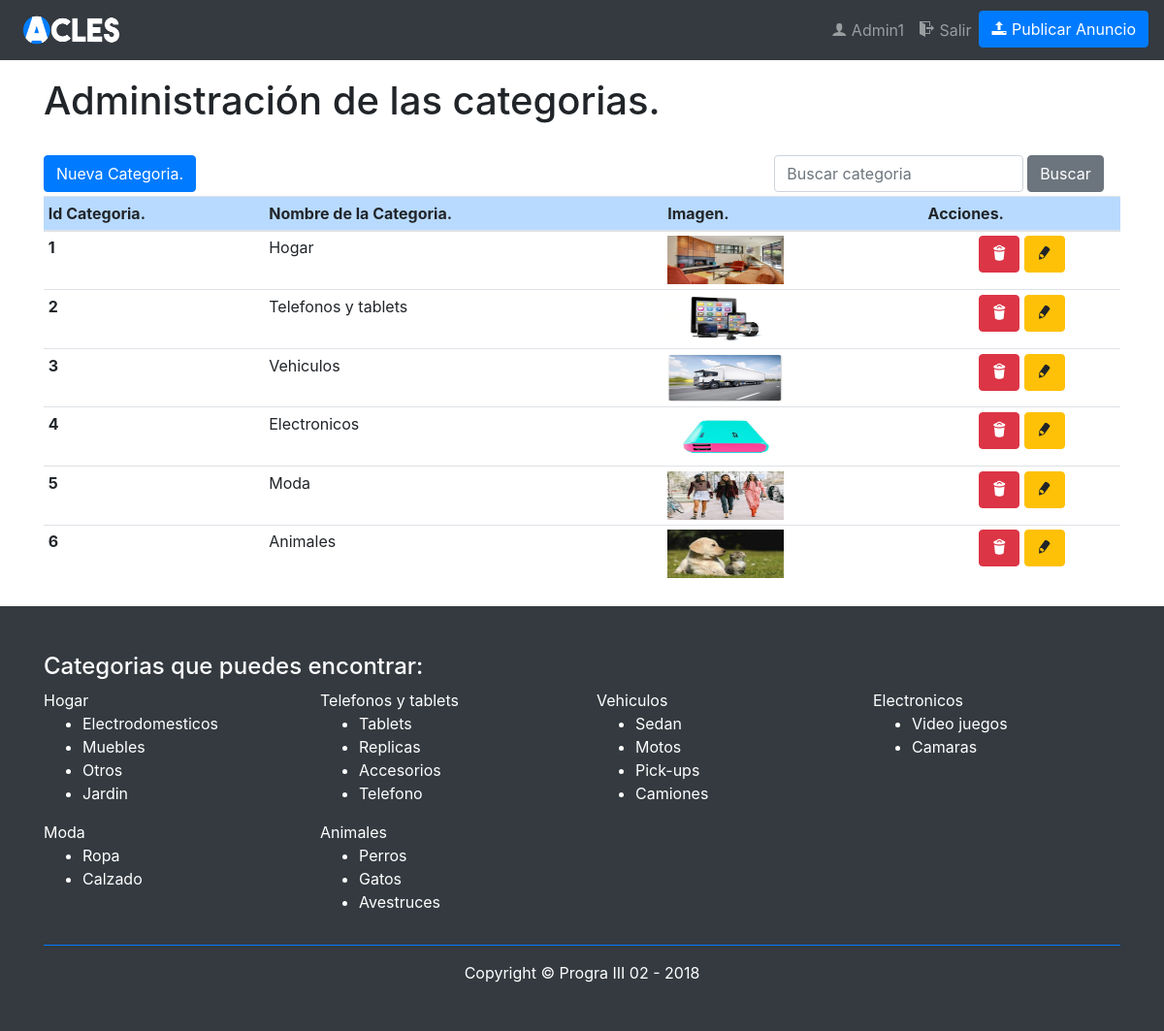
Screenshot of /?p=pags_admin/admin_categorias (signed in) with the database file from the repository.
### tables this page shows
CREATE TABLE `categorias` (
  `id_categoria` int(11) NOT NULL,
  `nombre_categoria` varchar(70) NOT NULL,
  `imagen_categoria` varchar(300) NOT NULL
);

CREATE TABLE `subcategorias` (
  `id_subCategoria` int(11) NOT NULL,
  `id_categoria` int(11) DEFAULT NULL,
  `nombre_subCategoria` varchar(50) NOT NULL
);

### index.php (called while the page is built, shortened)
<?php
    $pagina = isset($_GET['p']) ? $_GET['p'] : 'inicio';
    require_once 'paginas/header.php';
    require_once 'paginas/' . $pagina . '.php';
    require_once 'paginas/footer.php';
 ?>

### paginas/pags_admin/admin_categorias.php (the view, shortened to what this page needs)
<div class="container my-4">
<h1>Administración de las categorias.</h1><br>
<div class="row">
  <div class="col-md-6 col-xs-12">
    <button type="button" class="btn btn-primary" data-toggle="modal" data-target="#modalAgregarCategoria">Nueva Categoria.</button>
  </div>
  <div class="col-xs-12 col-md-6  offset-md-0">
    <form class="form-inline my-lg-0" method="POST" action="index.php?p=pags_admin/admin_categorias" style=" float: right;">
      <input class="form-control mr-sm-1" type="search" style="width: 72%;"  placeholder="Buscar categoria" aria-label="Search" name="txtBuscarCategoria">
      <button class="btn btn-secondary  " type="submit" name="btnBuscar">Buscar</button>
    </form>
  </div>
</div>
  <div class="table-responsive-sm  my-1">
    <table class="table table-sm table-hover" id="tablaCategorias">
      <?php
        $conex = conectar();
        if (isset($_POST['txtBuscarCategoria'])) {
          $nombre = $_POST['txtBuscarCategoria'];
          $sentenciaSQL = "call proc_mostrarCategoriasBusqueda('$nombre')";
        }else{
          $sentenciaSQL = "call proc_mostrarCategorias()";
        }
        $resultado = mysqli_query($conex, $sentenciaSQL);
      ?>
     <thead>
      <tr class="table-primary">
        <th scope="col">Id Categoria.</th>
        <th scope="col">Nombre de la Categoria.</th>
        <th scope="col">Imagen.</th>
        <th scope="col">Acciones.</th>
      </tr>
    </thead>
    <tbody>
      <?php while ($categoria = mysqli_fetch_array($resultado)): ?>
      <tr>
        <th scope="row"><?php echo $categoria['id_categoria']; ?></th>
        <td><?php echo ucfirst($categoria['nombre_categoria']); ?></td>
        <td><img width="120px" height="50px" src="img/imgCategorias/<?php echo $categoria['imagen_categoria'] ?>"></td>
        <td align="center">
          <button class="btn btn-danger" onclick="eliminarCategoria(<?php echo $categoria['id_categoria'];?>)"><i class="icon-trash"></i></button>
         <button type="button" class="btn btn-warning" data-toggle="modal" data-target="#modCategoria<?php echo $categoria['id_categoria'];?>"><i class="icon-pencil"></i></button>
      </td>
      </tr>
    </tbody>
<?php endwhile; ?>
    </table>
  </div>
</div>

### paginas/footer.php (shortened to what this page needs)
<?php
  $con = conectar();
  $sqlCategorias = "call proc_mostrarCategorias()";
  $resultadoCategorias = mysqli_query($con,$sqlCategorias);
?>
<footer class="py-5 bg-dark page-footer">
      <div class="container">
        <div class="row text-white">
          <div class="col-12"><h4 class="">Categorias que puedes encontrar:</h4></div>
          <?php while ($cates = mysqli_fetch_array($resultadoCategorias)): ?>
          <div class="col-3 col-sm- 6col-xs-12"><a class="text-white" href="index.php?p=busquedaCategoria&c=<?php echo $cates['nombre_categoria']; ?>"><?php echo ucfirst($cates['nombre_categoria']); ?></a>
            <ul>
              <?php
              $con2 = conectar();
              $sqlSubcategorias = "call proc_subcategorias()";
              $resultadoSubcategorias = mysqli_query($con2,$sqlSubcategorias);
              while ($subCates = mysqli_fetch_array($resultadoSubcategorias)):
                if ($cates['id_categoria'] == $subCates['id_categoria']): ?>
                <li><a class="text-white" href="index.php?p=busquedaSubcategoria&c=<?php echo $subCates['nombre_subCategoria']; ?>"><?php echo ucfirst($subCates['nombre_subCategoria']); ?></a></li>
              <?php
              endif;
              endwhile;
              mysqli_free_result($resultadoSubcategorias);?>
            </ul>
          </div>
        <?php
          endwhile;
          mysqli_close($con); ?>
        </div>
        <hr class="btn-primary">
        <p class="m-0 text-center text-white">Copyright &copy; Progra III 02 - 2018</p>
      </div>
</footer>
  </body>
</html>

### css/modern-business.css (style rules this page uses)
body { padding-top: 54px; }
@media (min-width: 992px) { body { padding-top: 56px; } }

### css/icomoon.css (style rules this page uses)
[class^="icon-"], [class*=" icon-"] { font-family: 'icomoon' !important; speak: none; font-style: normal; font-weight: normal; font-variant: normal; text-transform: none; line-height: 1; -webkit-font-smoothing: antialiased; -moz-osx-font-smoothing: grayscale; }
.icon-trash:before { content: "\e94f"; }
.icon-pencil:before { content: "\e9f3"; }

### rows the page displays
categorias: id_categoria "1", nombre_categoria "Hogar", imagen_categoria (picture)
categorias: id_categoria "2", nombre_categoria "Telefonos y tablets", imagen_categoria (picture)
categorias: id_categoria "3", nombre_categoria "Vehiculos", imagen_categoria (picture)
categorias: id_categoria "4", nombre_categoria "Electronicos", imagen_categoria (picture)
categorias: id_categoria "5", nombre_categoria "Moda", imagen_categoria (picture)
categorias: id_categoria "6", nombre_categoria "Animales", imagen_categoria (picture)
subcategorias: nombre_subCategoria "Electrodomesticos"
subcategorias: nombre_subCategoria "Muebles"
subcategorias: nombre_subCategoria "Otros"
subcategorias: nombre_subCategoria "Jardin"
subcategorias: nombre_subCategoria "Tablets"
subcategorias: nombre_subCategoria "Replicas"
subcategorias: nombre_subCategoria "Accesorios"
subcategorias: nombre_subCategoria "Telefono"
subcategorias: nombre_subCategoria "Sedan"
subcategorias: nombre_subCategoria "Motos"
subcategorias: nombre_subCategoria "Pick-ups"
subcategorias: nombre_subCategoria "Camiones"
subcategorias: nombre_subCategoria "Video juegos"
subcategorias: nombre_subCategoria "Camaras"
subcategorias: nombre_subCategoria "Ropa"
subcategorias: nombre_subCategoria "Calzado"
subcategorias: nombre_subCategoria "Perros"
subcategorias: nombre_subCategoria "Gatos"
subcategorias: nombre_subCategoria "Avestruces"

### other values shown
$_SESSION["usuarioactual"] "Admin1"
